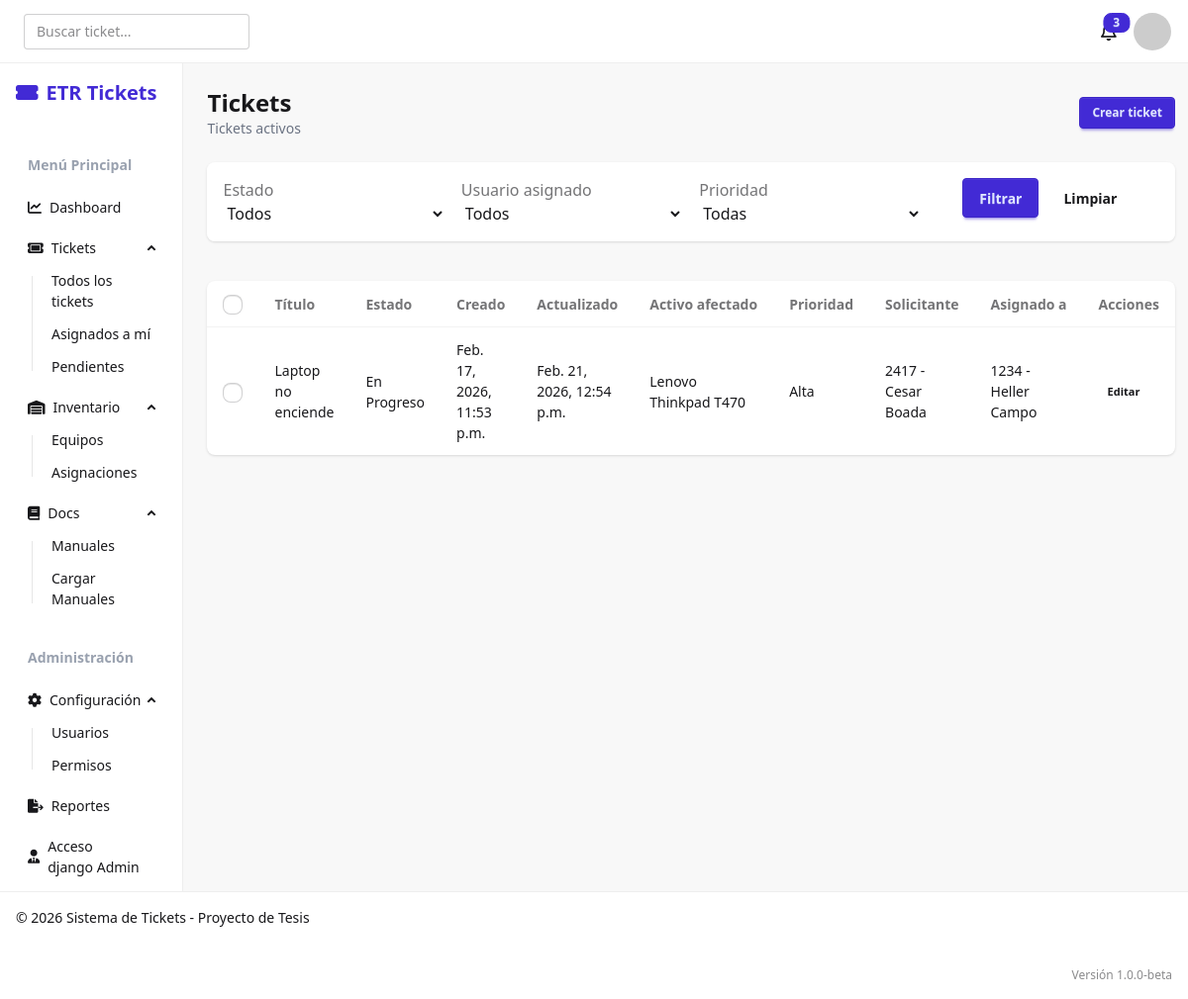
The app's page /tickets/view/ (signed in), older data.
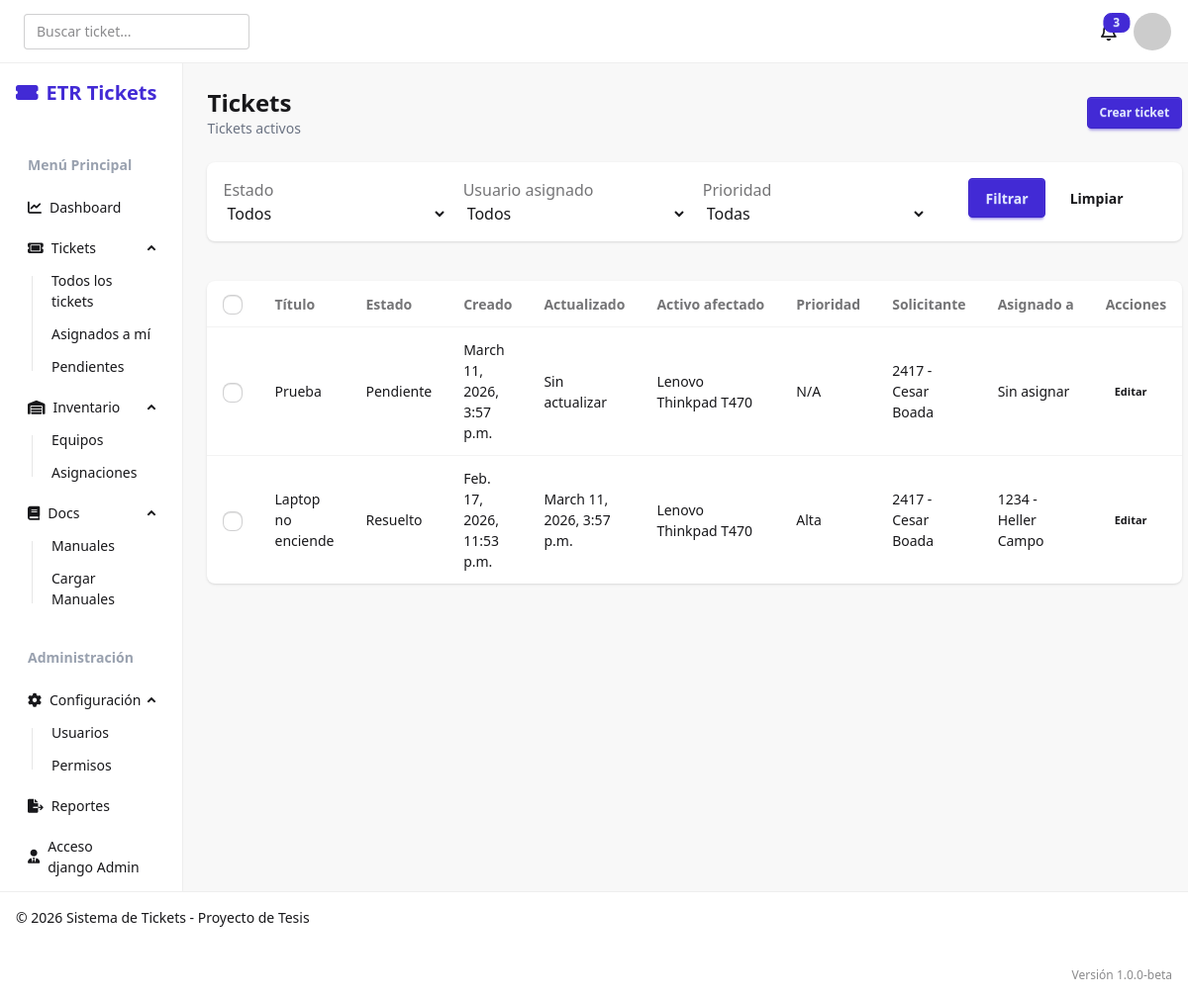
The same page, newer data.
### tickets/models.py (models this page shows, shortened)
class tickets(models.Model):
    codigo_ticket = models.CharField(max_length=30, unique=True)
    titulo = models.CharField(max_length=150)
    descripcion = models.TextField()
    prioridad = models.ForeignKey(
        matriz_prioridad,
        on_delete=models.PROTECT,
        to_field='prioridad',
        db_column='prioridad',
        related_name='tickets',
        default='N/A',
    )
    ESTADO_TYPES = [
        ('Pendiente', 'Pendiente'),
        ('En Progreso', 'En Progreso'),
        ('Resuelto', 'Resuelto'),
        ('Cerrado', 'Cerrado'),
    ]
    estado = models.CharField(max_length=30, default='Pendiente', choices=ESTADO_TYPES)
    solicitante = models.ForeignKey(
        'users.usuario',
        on_delete=models.PROTECT,
        to_field='ID_empleado',
        db_column='solicitante',
        related_name='tickets_solicitados',
    )
    usuario = models.ForeignKey(
        'users.usuario',
        on_delete=models.PROTECT,
        to_field='ID_empleado',
        db_column='usuario',
        related_name='tickets_asignados',
        null=True,
        blank=True,
    )
    activo_afectado = models.ForeignKey(
        'inventory.activos',
        on_delete=models.CASCADE,
        to_field='codigo',
        db_column='activo_afectado',
        related_name='tickets_afectados',
        limit_choices_to={'estado': 'activo'},
)
    fecha_creacion = models.DateTimeField(auto_now_add=True)
    fecha_resolucion = models.DateTimeField(null=True, blank=True)

class matriz_prioridad(models.Model):
    prioridad = models.CharField(max_length=20, unique=True)
    tiempo_respuesta_minutos = models.IntegerField()
    tiempo_resolucion_minutos = models.IntegerField()
    def __str__(self):
        return f"{self.prioridad}"

### inventory/models.py (models this page shows)
class activos(models.Model):
    codigo = models.CharField(max_length=50, primary_key=True)
    categoria = models.ForeignKey(
        activos_categoria,
        on_delete=models.PROTECT,
        to_field='nombre',
        db_column='categoria',
        related_name='activos',
    )
    marca = models.CharField(max_length=50)
    modelo = models.CharField(max_length=50)
    serial = models.CharField(max_length=50, unique=True)
    sede = models.ForeignKey(
        'users.sede',
        on_delete=models.PROTECT,
        to_field='codigo',
        related_name='activos',
    )
    usuario_asignado = models.ForeignKey(
        'users.usuario',
        on_delete=models.SET_NULL,
        null=True,
        blank=True,
        related_name='activos_asignados',
        to_field='ID_empleado',
        db_column='usuario_asignado'
    )
    departamento = models.ForeignKey(
        'users.departamento',
        on_delete=models.PROTECT,
        to_field='nombre',
        db_column='departamento',
        related_name='activos'
    )
    estado = models.CharField(max_length=50) #'Activo', 'Inactivo', 'Dado de baja'
    verbose_name_plural = "activos"
    def __str__(self):
        return f"{self.marca} {self.modelo}"

### users/models.py (models this page shows)
class usuario(AbstractUser):
    validador_empleado = RegexValidator(
        regex=r'^\d{4}',
        message="el numero de empleado debe tener 4 digitos"
    )
    ID_empleado = models.CharField(
        max_length=4,
        unique=True,
        validators=[validador_empleado],
        help_text="ID de empleado de 4 digitos",
        default="0000"
    )
    USERNAME_FIELD = 'ID_empleado'
    departamento = models.ForeignKey(
        'departamento',
        on_delete=models.SET_NULL,
        null=True,
        related_name='usuarios'
        )
    sede = models.ForeignKey(
        'sede',
        on_delete=models.SET_NULL,
        null=True,
        related_name='usuarios'
        )
    REQUIRED_FIELDS = ['username', 'email']
    def __str__(self):
        return f"{self.ID_empleado} - {self.get_full_name()}"

### tickets/views.py (the view)
# urls.py: path('view/', views.tickets_view, name='tickets_view'),
@login_required
def tickets_view(request):
    tickets_registrados = tickets.objects.select_related('activo_afectado', 'prioridad', 'solicitante', 'usuario').order_by(
        '-fecha_creacion'
    )
    estado = request.GET.get('estado', '').strip()
    usuario_asignado = request.GET.get('usuario_asignado', '').strip()
    prioridad = request.GET.get('prioridad', '').strip()
    if estado:
        tickets_registrados = tickets_registrados.filter(estado=estado)
    if usuario_asignado:
        tickets_registrados = tickets_registrados.filter(usuario_id=usuario_asignado)
    if prioridad:
        tickets_registrados = tickets_registrados.filter(prioridad_id=prioridad)
    filtros = {
        'estado': estado,
        'usuario_asignado': usuario_asignado,
        'prioridad': prioridad,
    }
    contexto = {
        'tickets': tickets_registrados,
        'estados': tickets.ESTADO_TYPES,
        'usuarios_asignados': usuario.objects.filter(is_active=True).order_by('first_name', 'last_name', 'ID_empleado'),
        'prioridades': matriz_prioridad.objects.order_by('prioridad'),
        'filtros': filtros,
    }
    return render(request, 'tickets_view.html', contexto)

### tickets/templates/tickets_view.html (shortened to what this page needs)
{% extends 'base.html' %}
{% block content %}
<div class="space-y-6">
    <div class="flex flex-col gap-4 sm:flex-row sm:items-center sm:justify-between">
        <div>
            <h1 class="text-2xl font-bold">Tickets</h1>
            <p class="text-sm text-gray-500">Tickets activos</p>
        </div>
        <a href="{% url 'tickets_create' %}" class="btn btn-primary btn-sm">Crear ticket</a>
    </div>
    <form method="get" class="flex flex-nowrap items-end gap-4 overflow-x-auto rounded-lg bg-base-100 p-4 shadow">
        <div class="form-control min-w-55 flex-1">
            <label class="label" for="estado">
                <span class="label-text">Estado</span>
            </label>
            <select id="estado" name="estado" class="select select-bordered select-sm w-full">
                <option value="">Todos</option>
            </select>
        </div>
        <div class="form-control min-w-55 flex-1">
            <label class="label" for="usuario_asignado">
                <span class="label-text">Usuario asignado</span>
            </label>
            <select id="usuario_asignado" name="usuario_asignado" class="select select-bordered select-sm w-full">
                <option value="">Todos</option>
            </select>
        </div>
        <div class="form-control min-w-55 flex-1">
            <label class="label" for="prioridad">
                <span class="label-text">Prioridad</span>
            </label>
            <select id="prioridad" name="prioridad" class="select select-bordered select-sm w-full">
                <option value="">Todas</option>
            </select>
        </div>
        <div class="flex min-w-55 flex-1 items-end gap-2 justify-center">
            <button type="submit" class="btn btn-primary btn-lg">Filtrar</button>
            <a href="{% url 'tickets_view' %}" class="btn btn-ghost btn-lg">Limpiar</a>
        </div>
    </form>
    <form method="post" action="{% url 'tickets_delete' %}" class="space-y-4">
        <div class="overflow-x-auto bg-base-100 rounded-lg shadow">
            <table class="table w-full">
                <thead>
                    <tr>
                        <th><input type="checkbox" id="select-all" class="checkbox checkbox-sm" /></th>
                        <th>Título</th>
                        <th>Estado</th>
                        <th>Creado</th>
                        <th>Actualizado</th>
                        <th>Activo afectado</th>
                        <th>Prioridad</th>
                        <th>Solicitante</th>
                        <th>Asignado a</th>
                        <th>Acciones</th>
                    </tr>
                </thead>
                <tbody>
                    {% for ticket in tickets %}
                        <tr>
                            <td>
                                <input type="checkbox" name="tickets_seleccionados" value="{{ ticket.id }}" class="checkbox checkbox-sm row-checkbox" />
                            </td>
                            <td>{{ ticket.titulo }}</td>
                            <td>{{ ticket.estado }}</td>
                            <td>{{ ticket.fecha_creacion }}</td>
                            <td>{{ ticket.fecha_resolucion|default:'Sin actualizar' }}</td>
                            <td>{{ ticket.activo_afectado }}</td>
                            <td>{{ ticket.prioridad }}</td>
                            <td>{{ ticket.solicitante }}</td>
                            <td>{{ ticket.usuario|default:'Sin asignar' }}</td>
                            <td>
                                <a href="{% url 'tickets_edit' ticket.id %}" class="btn btn-ghost btn-xs">Editar</a>
                            </td>
                        </tr>
                    {% empty %}
                        <tr>
                            <td colspan="10" class="text-center text-gray-500 py-6">No hay tickets registrados.</td>
                        </tr>
                    {% endfor %}
                </tbody>
            </table>
        </div>
    </form>
</div>
{% endblock %}

Row changes from the older to the newer data that the page shows:
added tickets: titulo "Prueba", estado "Pendiente", fecha_creacion "March 11, 2026, 3:57 p.m.", fecha_resolucion "Sin actualizar", activo_afectado "Lenovo Thinkpad T470", prioridad "N/A", solicitante "2417 - Cesar Boada", usuario "Sin asignar"
changed tickets "Laptop no enciende": estado "En Progreso" → "Resuelto"; fecha_resolucion "Feb. 21, 2026, 12:54 p.m." → "March 11, 2026, 3:57 p.m."
